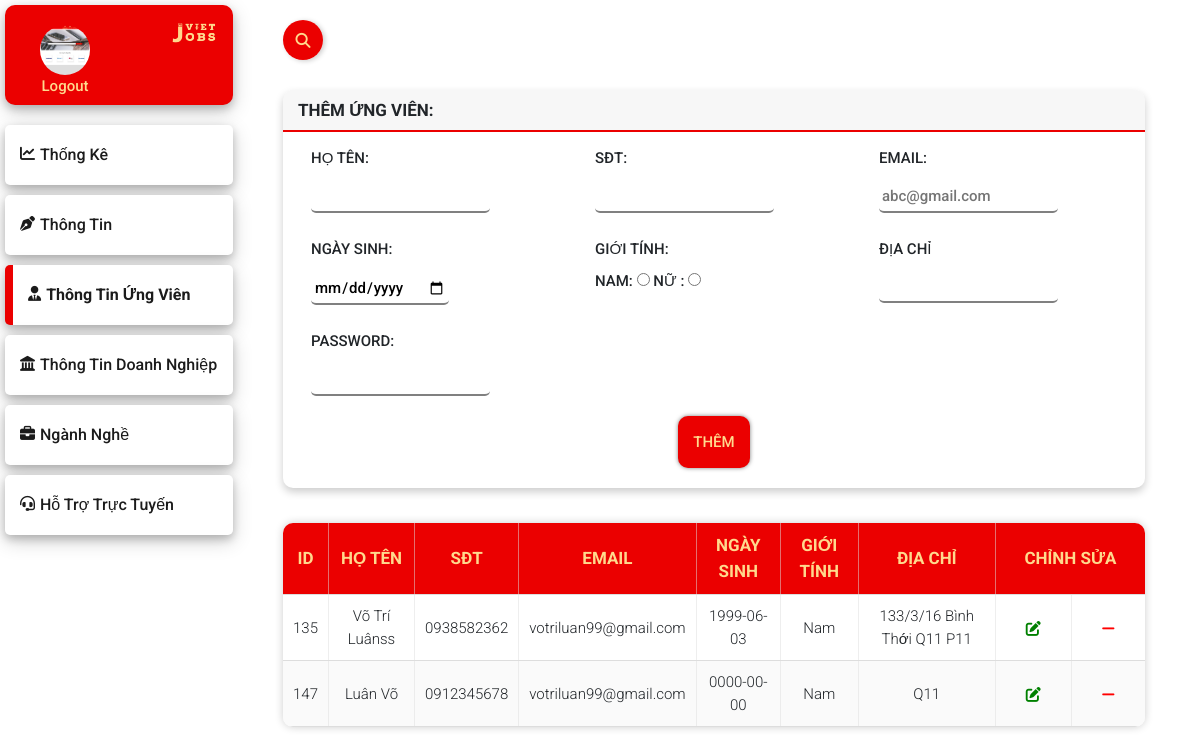
Page /Admin/index.php?tab=ung-vien (signed in) on the committed database.
### tables this page shows
CREATE TABLE `nguoitimviec` (
  `id` int(11) NOT NULL,
  `HoTen` varchar(100) NOT NULL,
  `TenNguoiDung` varchar(50) NOT NULL,
  `SDT` varchar(10) NOT NULL,
  `Email` varchar(100) NOT NULL,
  `NgaySinh` date NOT NULL,
  `GioiTinh` enum('Nam','Nữ') NOT NULL,
  `DiaChi` varchar(100) NOT NULL,
  `Password` varchar(100) NOT NULL,
  `TinhThanh` varchar(255) NOT NULL,
  `Image` varchar(255) NOT NULL DEFAULT '',
  `Checked` enum('0','1') NOT NULL
);

### Admin/ung-vien.php (the view, shortened to what this page needs)
<?php
    $hoTen = '';
    $sdt = '';
    $email = '';
    $date = '';
    $address = '';
    $pass = '';
    $update = false;
?>
            <div class = "search">
                <form class="form-search" action="" method = "POST" >
                    <button class = "search-btn"  type="submit"><i class="fas fa-search"></i></button>
                </form>
            </div>
            <div class = "add">
                <div class="add-label">
                <?php
                if ($update == true):
                ?>
                    <h1 class = "form-label" >Chỉnh sửa ứng viên:</h1>
                <?php else: ?>
                    <h1 class = "form-label" >Thêm ứng viên:</h1>
                <?php endif ; ?>
                </div>
                <form action=""  method = "POST">
                    <div class = "form-add">
                            <div class = "label-item">
                                <label>Họ Tên:</label><br>
                                <input type="text" name="hoTen" value = "<?php echo $hoTen; ?>" id="hoTen">
                            </div>
                            <div class = "label-item">
                                <label>SĐT:</label><br>
                                <input type="tel" name="sdt" value = "<?php echo $sdt; ?>" id="phone">
                            </div>
                            <div class = "label-item">
                                <label>Email:</label><br>
                                <input type="export default class className extends baseclassName {
                                };" placeholder="abc@gmail.com" value = "<?php echo $email; ?>" name="email" id="email">
                            </div>
                            <div class = "label-item">
                                <label>Ngày Sinh:</label><br>
                                <input type="date" name="date" value = "<?php echo $date; ?>" id="date" >
                            </div>
                            <div class = "label-item">
                                <label class="gender">Giới tính:</label><br>
                                    <label>Nam:</label>
                                        <input type="radio" name="gender" value="Nam">
                                    <label>Nữ :</label>
                                        <input type="radio" name="gender" value="Nữ">
                            </div>
                            <div class = "label-item">
                                <label>Địa Chỉ</label><br>
                                <input type="text" name="address" value = "<?php echo $address; ?>" id="address">
                            </div>
                            <div class = "label-item">
                                <label>Password:</label><br>
                                <input type="password" name="pass" value = "<?php echo $pass; ?>" id="pass">
                            </div>
                    </div>
                    <div class="button">
                    <?php
                    if ($update == true):
                    ?>
                        <input class="submit-btn" type="submit" name = "update" value="Lưu"></input>
                    <?php else: ?>
                        <input class="submit-btn" type="submit" name = "add" value="Thêm"></input>
                    <?php endif; ?>
                    </div>
                </form>
            </div>
            <div class = "show-data">
                <table id="table">
                    <thead>
                            <tr>
                                    <th>ID</th>
                                    <th>Họ Tên</th>
                                    <th>SĐT</th>
                                    <th>Email</th>
                                    <th>Ngày Sinh</th>
                                    <th>Giới tính</th>
                                    <th>Địa Chỉ</th>
                                    <th colspan="2">Chỉnh Sửa</th>
                            </tr>
                    </thead>
                    <tbody>
                    <?php
                           $sql = "SELECT * FROM nguoitimviec ";
                           $query = $conn -> query($sql);
                            while($row = $query -> fetch_assoc()):?>
                            <tr>
                                <td><?php echo $row['id'];?></td>
                                <td><?php echo $row['HoTen'];?></td>
                                <td><?php echo $row['SDT'];?></td>
                                <td><?php echo $row['Email'];?></td>
                                <td><?php echo $row['NgaySinh'];?></td>
                                <td><?php echo $row['GioiTinh'];?></td>
                                <td><?php echo $row['DiaChi'];?></td>
                                <td>
                                    <a class="edit" href="?tab=<?php echo $tab; ?>&edit=<?php echo $row['id']; ?>"><i class="fas fa-edit"></i></a>
                                </td>
                                <td>
                                    <a class="delete" href="?tab=<?php echo $tab; ?>&delete=<?php echo $row['id']; ?>"><i class="fas fa-minus"></i></a>
                                </td>
                            </tr>
                                <?php endwhile; ?>
                    </tbody>
                </table>
            </div>

### Admin/includes/left-sidebar.php
<?php
    if (isset( $_SESSION['id'])) {
        $id =  $_SESSION['id'];
        $sql =("SELECT * FROM admin WHERE id =$id");
        $query = $conn->query($sql) or die($conn -> error());
        while ($row =$query->fetch_array()) {
            $image = $row['Image'];
        }
    }
?>
<div class = "left-sidebar" >
    <div class = "admin">
        <div class = "img-Admin">
                <a href="?tab=thong-tin"><img class="avatar" src="image/ <?php echo $image; ?>" alt="avatar"></a> <br>
                <a href="logout.php">Logout</a>
        </div>
        <img class = "logo" src="image/logo.png" alt="logo">
    </div>
    <ul>
        <?php $activePage = $_GET['tab'];?>
        <li class ="<?= ($activePage == 'thong-ke') ? 'active':''; ?>"><a href="?tab=thong-ke"><i class="fas fa-chart-line"></i>Thống kê</a></li>
        <li class ="<?= ($activePage == 'thong-tin') ? 'active':''; ?>"><a href="?tab=thong-tin"><i class="fas fa-pen-nib"></i>Thông tin</a></li>
        <li class ="<?= ($activePage == 'ung-vien') ? 'active':''; ?>"><a href="?tab=ung-vien"><i class="fas fa-user-tie"></i>Thông tin ứng viên</a></li>
        <li class ="<?= ($activePage == 'doanh-nghiep') ? 'active':''; ?>"><a href="?tab=doanh-nghiep"><i class="fas fa-landmark"></i>Thông tin doanh nghiệp</a></li>
        <li class ="<?= ($activePage == 'nganh-nghe') ? 'active':''; ?>"><a href="?tab=nganh-nghe"><i class="fas fa-briefcase"></i> Ngành nghề</a></li>
        <li class ="<?= ($activePage == 'ho-tro') ? 'active':''; ?>"><a href="?tab=ho-tro"><i class="fas fa-headset"></i>Hỗ trợ trực tuyến</a></li>
    </ul>
</div>
<div class = "content">

### rows in the picture
nguoitimviec: id "135", HoTen "Võ Trí Luânss", SDT "0938582362", Email "votriluan99@gmail.com", NgaySinh "1999-06-03", GioiTinh "Nam", DiaChi "133/3/16 Bình Thới Q11 P11"
nguoitimviec: id "147", HoTen "Luân Võ", SDT "0912345678", Email "votriluan99@gmail.com", NgaySinh "0000-00-00", GioiTinh "Nam", DiaChi "Q11"
